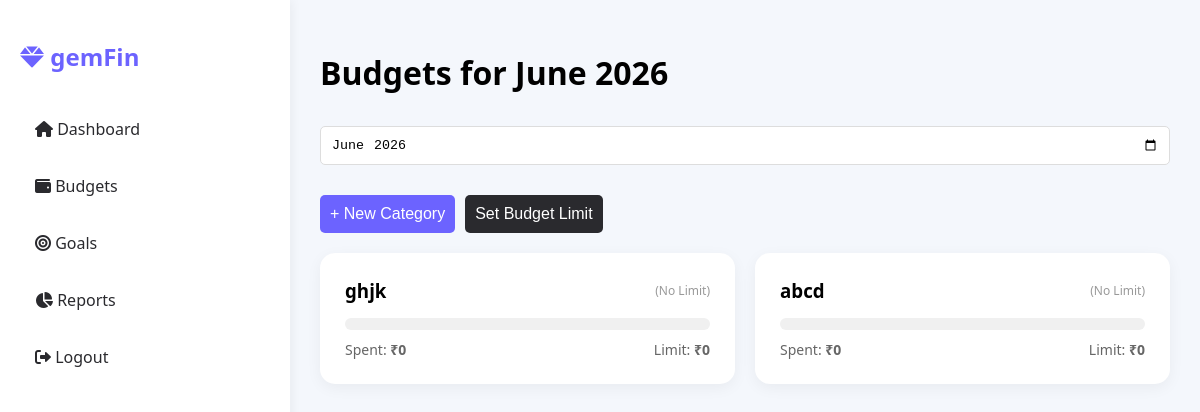
The app's page /budgets.php (signed in) with its own data.
### tables this page shows
CREATE TABLE `category` (
  `category_id` int(11) NOT NULL,
  `user_id` int(11) NOT NULL,
  `type` enum('income','expense') NOT NULL,
  `description` varchar(255) DEFAULT NULL
);

### budgets.php (the view, shortened to what this page needs)
<?php
include 'db_connect.php';
$user_id = $_SESSION['user_id'];
if (isset($_GET['month'])) {
    $selected_month = $_GET['month'];
    $current_month = date('F Y', strtotime($selected_month));
} else {
    $selected_month = date('Y-m');
    $current_month = date('F Y');
}
$sql = "SELECT c.description as name, c.category_id, b.amount as limit_amount,
        (SELECT IFNULL(SUM(amount),0) FROM `transaction` t
         WHERE t.category_id = c.category_id
         AND t.user_id = $user_id
         AND DATE_FORMAT(t.date, '%M %Y') = '$current_month') as spent
        FROM `category` c
        LEFT JOIN `budget` b ON c.category_id = b.category_id AND b.month = '$current_month'
        WHERE c.user_id = $user_id AND c.type = 'expense' AND c.description != 'General'";
$budgets = $conn->query($sql);
?>
<!DOCTYPE html>
<html>
<head>
    <link rel="stylesheet" href="css/style.css">
    <link rel="stylesheet" href="https://cdnjs.cloudflare.com/ajax/libs/font-awesome/6.0.0/css/all.min.css">
</head>
<body>
<div class="dashboard-container">
    <?php include 'sidebar.php'; ?>
    <main class="main-content">
        <h1>Budgets for <?php echo $current_month; ?></h1>
        <form method="GET" style="margin-bottom: 20px;">
            <input type="month" name="month" value="<?php echo $selected_month; ?>" onchange="this.form.submit()">
        </form>
        <div style="display:flex; gap:10px; margin-bottom:20px;">
            <button class="btn" style="width:auto" onclick="document.getElementById('catModal').style.display='block'">+ New Category</button>
            <button class="btn" style="width:auto; background:var(--secondary)" onclick="document.getElementById('budgetModal').style.display='block'">Set Budget Limit</button>
        </div>
        <div class="cards-grid" style="grid-template-columns: repeat(2, 1fr);">
            <?php while($row = $budgets->fetch_assoc()):
                $limit = $row['limit_amount'] ?? 0;
                $spent = $row['spent'];
                $remaining = $limit - $spent;
            ?>
            <div class="budget-card">
                <div class="budget-header">
                    <h3 style="margin:0;"><?php echo $row['name']; ?></h3>
                    <?php if($limit > 0): ?>
                        <span style="font-weight:bold; color:var(--primary)">
                            <?php
                                if($remaining >= 0) {
                                    echo "₹" . number_format($remaining) . " Left";
                                } else {
                                    echo "Over by ₹" . number_format(abs($remaining));
                                }
                            ?>
                        </span>
                    <?php else: ?>
                        <span style="font-size:12px; color:#999;">(No Limit)</span>
                    <?php endif; ?>
                </div>
                <div class="progress-bg">
                </div>
                <div class="budget-stats">
                    <span>Spent: <b>₹<?php echo number_format($spent); ?></b></span>
                    <span>Limit: <b>₹<?php echo number_format($limit); ?></b></span>
                </div>
            </div>
            <?php endwhile; ?>
        </div>
    </main>
</div>
</body>
</html>

### css/style.css (style rules this page uses)
:root { --primary: #6C63FF; --secondary: #2A2A2E; --bg-color: #F4F7FC; --white: #ffffff; --green: #00C851; --red: #ff4444; --shadow: 0 4px 15px rgba(0,0,0,0.1); }
body { font-family: 'Segoe UI', sans-serif; background-color: var(--bg-color); margin: 0; padding: 0; }
.btn { width: 100%; padding: 10px; background: var(--primary); color: var(--white); border: none; border-radius: 5px; cursor: pointer; font-size: 16px; transition: 0.3s; }
.dashboard-container { display: flex; height: 100vh; }
.main-content { flex: 1; padding: 30px; overflow-y: auto; }
.cards-grid { display: grid; grid-template-columns: repeat(3, 1fr); gap: 20px; margin-bottom: 30px; }
input, select { width: 100%; padding: 10px; margin: 10px 0; border: 1px solid #ddd; border-radius: 5px; box-sizing: border-box; }

### budgets.php (style rules this page uses)
.budget-card { padding: 25px; background: white; border-radius: 15px; box-shadow: 0 4px 15px rgba(0,0,0,0.05); }
.budget-header { display: flex; justify-content: space-between; align-items: center; margin-bottom: 15px; }
.budget-stats { display: flex; justify-content: space-between; font-size: 14px; color: #666; margin-top: 10px; }
.progress-bg { background: #f0f0f0; border-radius: 20px; height: 12px; width: 100%; overflow: hidden; position: relative; }

### records on screen
category: description "ghjk", spent "0", limit "0"
category: description "abcd", spent "0", limit "0"

### other values on screen
$current_month "June 2026"
